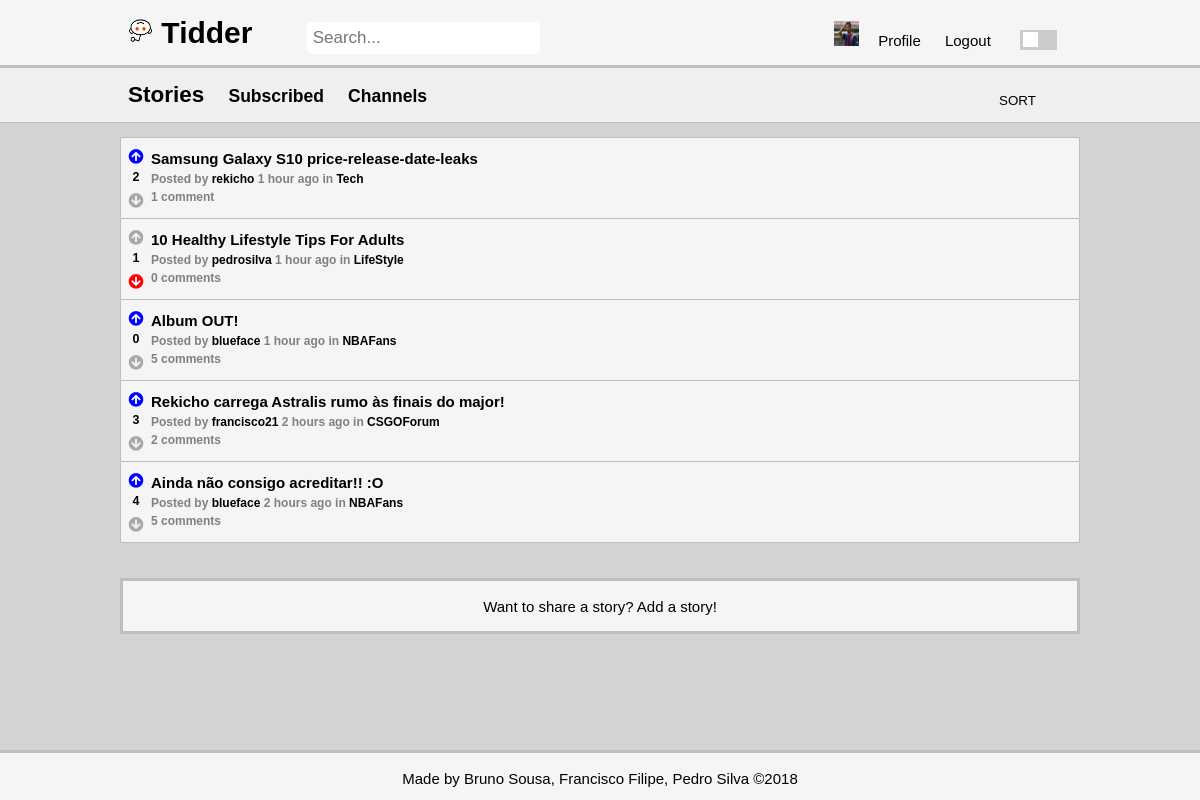
Screenshot of /pages/stories.php (signed in) with the database file from the repository.
### tables this page shows
CREATE TABLE opinion (
    opinion_id INTEGER NOT NULL PRIMARY KEY AUTOINCREMENT,
	parent_id INTEGER REFERENCES opinion(opinion_id),
    opinion_title VARCHAR,
    opinion_text VARCHAR NOT NULL,
	channel_id INTEGER REFERENCES channel,
	posted DATETIME NOT NULL,
    user_id INTEGER NOT NULL REFERENCES user
);

### pages/stories.php (called while the page is built, shortened)
<?php
	include_once('../includes/date.php');
	include_once('../database/db_story.php');
	include_once('../templates/tpl_common.php');
	include_once('../templates/tpl_stories.php');
	if(isset($_GET['subscribed']) && $_GET['subscribed'] == 'true'){
		if(!isset($_SESSION['user_id']))
			die(header('Location: ../index.php'));
		$stories = array_reverse(getAllSubscribedStories($_SESSION['user_id']));
	}
	else $stories = array_reverse(getAllStories());
	$now = time();
	for($i = 0; $i < count($stories); $i++){
		$stories[$i]['username'] = getUserName($stories[$i]['user_id']);
		$stories[$i]['score'] = getScore($stories[$i]['opinion_id']);
		$stories[$i]['comments']= getNumberComments($stories[$i]['opinion_id']);
		$stories[$i]['channel_name']= getChannelName($stories[$i]['channel_id']);
		if(isset($_SESSION['user_id']))
			$stories[$i]['vote'] = getVote($stories[$i]['opinion_id'], $_SESSION['user_id']);
	}
	draw_stories($stories,true);
?>

### database/db_story.php (called while the page is built, shortened)
<?php
	function getAllStories() {
		$db = Database::instance()->db();
		$stmt = $db->prepare('SELECT * FROM opinion WHERE parent_id IS NULL');
		$stmt->execute();
		return $stmt->fetchAll();
	}
?>

### includes/date.php (called while the page is built, shortened)
<?php
	function deltaTime($now, $date){
		$time = strtotime($date);
		$delta = $now - $time;
		if(!floor($delta/86400)){
			$time_word = (floor($delta/3600) == 1 ? ' hour ' : ' hours ');
			return floor($delta/3600).$time_word.'ago';
		}
		$time_word = (floor($delta/31104000) == 1 ? ' year ' : ' years ');
		return floor($delta/31104000).$time_word.'ago';
	}
?>

### templates/tpl_stories.php (the view, shortened to what this page needs)
<?php
	function draw_stories($stories, $not_profile){
		global $channel;
		global $page;
		?>
	<section id="stories">
	<header class = "secondary-header">
	<div class = "container">
		<?php if(isset($_GET['subscribed']) && $_GET['subscribed'] == 'true') { ?>
			<h2>Subscribed</h2>
			<h3><a href="stories.php">Stories</a></h3>
			<h3><a href="channels.php">Channels</a></h3>
		<?php } else {?>
			<h2>Stories</h2>
			<h3><a href="stories.php?subscribed=true">Subscribed</a></h3>
			<h3><a href="channels.php">Channels</a></h3>
		<?php } ?>
			<?php if ($not_profile) { ?>
			<form method="post" action="../actions/action_sort_stories.php">
				<select name="sort" onchange="this.form.submit();">
					<option value="-1" hidden selected>SORT</option>
				</select>
			</form >
			<?php } ?>
		</div>
		</header>
		<div class = "container">
			<ol>
			<?php
				foreach($stories as $story)
					draw_story($story);
			?>
			</ol>
		</div>
		<?php if($not_profile){
			if(!isset($_SESSION['user_id'])) { ?>
			<footer class = "secondary-footer">
				<p>Want to add a story? <a href='../pages/login.php?redirect=<?=urlencode($page)?>'>Login</a> or <a href='../pages/signup.php?redirect=<?=urlencode($page)?>'>Signup</a></p>
			</footer>
		<?php } else if($channel){?>
			<footer class = "secondary-footer">
				<p>Want to share a story? <a href="add_story.php?channel=<?=$channel?>">Add a story!</a></p>
			</footer>
		<?php } else {?>
			<footer class = "secondary-footer" >
				<p>Want to share a story? <a href="add_story.php">Add a story!</a></p>
			</footer>
			<?php } ?>
		<?php } ?>
			</section>
<?php }
		function draw_story($story) {
		global $now;
		?>
		<li>
				<article class="story" data-id="<?=$story['opinion_id']?>">
					<div class = "votes-container">
							<div class = "votes">
								<div class="upvote" role="button" data-value="<?=$story['vote']?>"><i class="fas fa-arrow-circle-up"></i></div>
								<h5><?=$story['score']?></h5>
								<div class="downvote" role="button" data-value="<?=$story['vote']?>"><i class="fas fa-arrow-circle-down"></i></div>
							</div>
					</div>
					<div class = "storyinfo">
						<h3><a href="story.php?story_id=<?=$story['opinion_id']?>"><?=htmlentities($story['opinion_title'])?></a></h3>
						<h4>Posted by <a href="<?='profile.php?username='.urlencode($story['username'])?>"><?=htmlentities($story['username'])?></a>
							<?=deltaTime($now, $story['posted'])?>
							in <a href="<?='stories.php?channel='.urlencode($story['channel_name'])?>"><?=htmlentities($story['channel_name'])?></a></h4>
						<?php if($story['comments'] == 1){ ?>
							<h4><?=$story['comments']?> comment</h4>
						<?php } else { ?>
							<h4><?=$story['comments']?> comments</h4>
						<?php } ?>
					</div>
		   </article>
		</li>
    <?php } ?>

### css/style.css (style rules this page uses)
html, body { height: 100%; margin: 0; }
body { background-color: var(--main-bg); font: 15px/1.5 Arial, Helvetica, sans-serif; padding: 0; position: relative; }
h2, h3, h5,p { color: var(--main-font-color); }
h4 { font-size: 12px; color: var(--secondary-font-color); }
.container { width: 80%; margin: 0px auto; overflow: hidden; min-height: 100%; position: relative; }
select { border: none; background-color: inherit; color: var(--main-font-color); -webkit-appearance: none; -moz-appearance: none; text-indent: 1px; text-overflow: ''; text-align-last: center; padding: 5px; }
footer { background-color: var(--writing-bg); border-top: var(--border-color) 3px solid; height:50px; text-align: center; color: var(--main-font-color); }
a { color: var(--main-font-color); text-decoration: none; }
ol { list-style-type: none; padding: 0; }
.fa-arrow-circle-down, .fa-arrow-circle-up { color: var(--icon-color); }
.light .downvote[data-value="-1"] .fa-arrow-circle-down , .fa-arrow-circle-down:hover { color: red; }
.light .upvote[data-value="1"] .fa-arrow-circle-up , .fa-arrow-circle-up:hover { color: blue; }
.upvote , .downvote { margin:0; padding:0; margin-top: 3px; }
header { background-color: var(--writing-bg); color: var(--main-font-color); padding: 10px; border-bottom: var(--border-color) 3px solid; }
.secondary-header { background-color: var(--secondary-writing-bg); border-bottom: var(--border-color) 1px solid; }
.secondary-header h3, .secondary-header h2 { display: inline-block; padding-right: 20px; margin: 0; }
.secondary-header select { display: inline-block; position: absolute; right: 0; top: 10px; padding: 5px; }
.secondary-footer { margin: 20px 10%; border: var(--border-color) 3px solid; }
article.story { background-color: var(--writing-bg); position: relative; min-height: 80px; border-radius: 2px; border: var(--border-color) 1px solid; margin-top: -1px; }
.votes-container { position: absolute; float: left; width: 30px; display: flex; align-items: center; justify-content: center; flex-direction: column; margin-top: 5px; }
.votes-container h5 { padding: 0; margin: 0; text-align: center; }
article.story .storyinfo { padding: 10px; padding-left: 30px; overflow: hidden; }
article.story .storyinfo h3 { margin: 0; margin-right: 5px; font-size: 15px; }
article.story .storyinfo h3 a { color: var(--main-font-color); text-decoration: none; }
article.story .storyinfo h4 { margin: 0; }
article.story .storyinfo h4 a { text-decoration: none; }

### css/color.css (style rules this page uses)
:root { --grey-shade-0: #f9f9f9; --grey-shade-1: #f5f5f5; --grey-shade-1-5: #efefef; --grey-shade-2: #d3d3d3; --grey-shade-3: #bebebe; --grey-shade-4: #a9a9a9; --grey-shade-5: #808080; --grey-shade-6: #505050; --grey-shade-7: #303030; --grey-shade-7-5: #a79e9e; --grey-shade-8: #3b3737; --grey-shade-9: #928d88; --grey-shade-10: #bebebe; }
body.light { --main-bg: var(--grey-shade-2); --hover-bg: var(--grey-shade-2); --writing-bg: var(--grey-shade-1); --secondary-writing-bg: var(--grey-shade-1-5); --border-color: var(--grey-shade-3); --main-font-color: black; --secondary-font-color: var(--grey-shade-5); --icon-color: var(--grey-shade-4); --button-color: var(--grey-shade-3); --button-color-hover: var(--grey-shade-5); }

### rows the page displays
opinion: user "2", opinion_title "Samsung Galaxy S10 price-release-date-leaks", username "rekicho", posted "1 hour ago", channel_name "Tech", comments "1"
opinion: $story['vote'] -1 (drawn), score "1", opinion_title "10 Healthy Lifestyle Tips For Adults", username "pedrosilva", posted "1 hour ago", channel_name "LifeStyle", comments "0"
opinion: $story['vote'] 1 (drawn), score "0", opinion_title "Album OUT!", username "blueface", posted "1 hour ago", channel_name "NBAFans", user "5"
opinion: $story['vote'] 1 (drawn), score "3", opinion_title "Rekicho carrega Astralis rumo às finais do major!", username "francisco21", posted "2 hours ago", channel_name "CSGOForum", channel "2"
opinion: $story['vote'] 1 (drawn), score "4", opinion_title "Ainda não consigo acreditar!! :O", username "blueface", posted "2 hours ago", channel_name "NBAFans", user "5"
